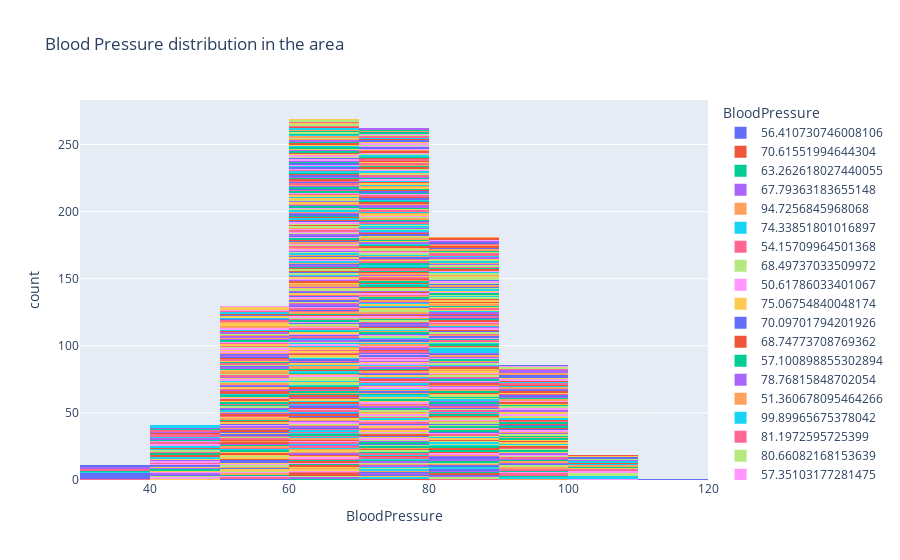

Notebook code cell kept with this figure:
### Code cell
#BloodPressure distribution in the area
fig = px.histogram(data_frame=data, x = 'BloodPressure', nbins= 15, color = 'BloodPressure' ,title = 'Blood Pressure distribution in the area')
fig.show()
